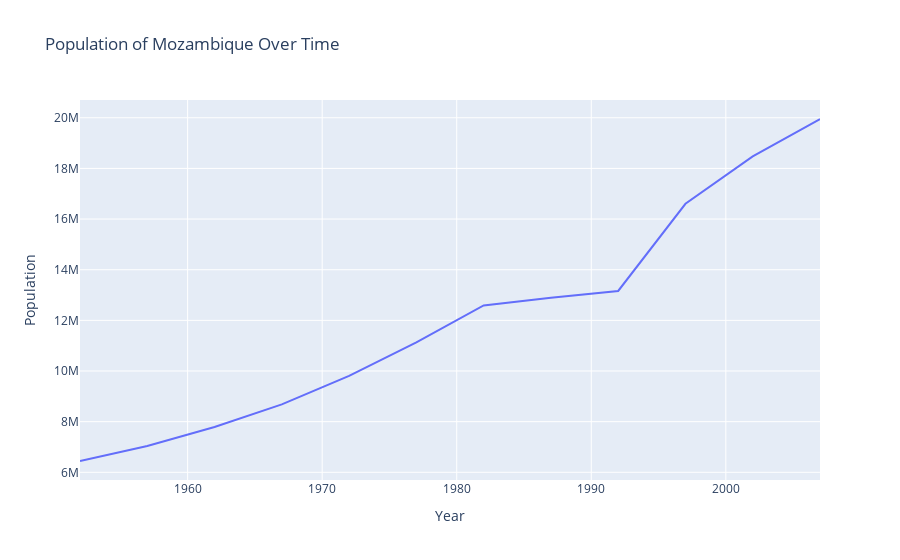

Notebook code for this chart:
### Markdown cell above
## Population Of Mozambique Over Time

### Code cell
fig = go.Figure()
fig.add_trace(go.Scatter(x=df_country['year'], y=df_country['pop'],
                         mode='lines', name='Population'))
fig.update_layout(title=f"Population of {country} Over Time",
                  xaxis_title="Year", yaxis_title="Population")
fig.show()

### Figure 1 — Plotly figure (JSON) as saved in the notebook; plotly's stock layout.template omitted (floating-point values rounded to 4 significant figures)
{"data": [{"mode": "lines", "name": "Population", "type": "scatter", "x": [1952, 1957, 1962, 1967, 1972, 1977, 1982, 1987, 1992, 1997, 2002, 2007], "y": [6446316, 7038035, 7788944, 8680909, 9809596, 11127868, 12587223, 12891952, 13160731, 16603334, 18473780, 19951656]}], "layout": {"title": {"text": "Population of Mozambique Over Time"}, "xaxis": {"title": {"text": "Year"}}, "yaxis": {"title": {"text": "Population"}}}}
